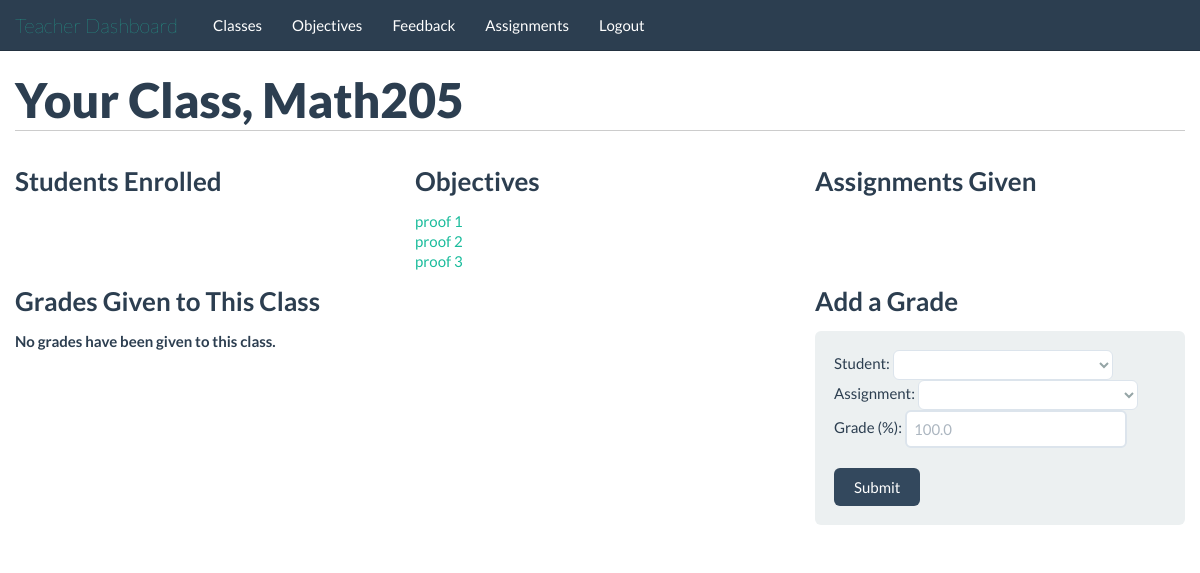
/teachers/class/3/ (signed in), run on an earlier commit of the app's database.
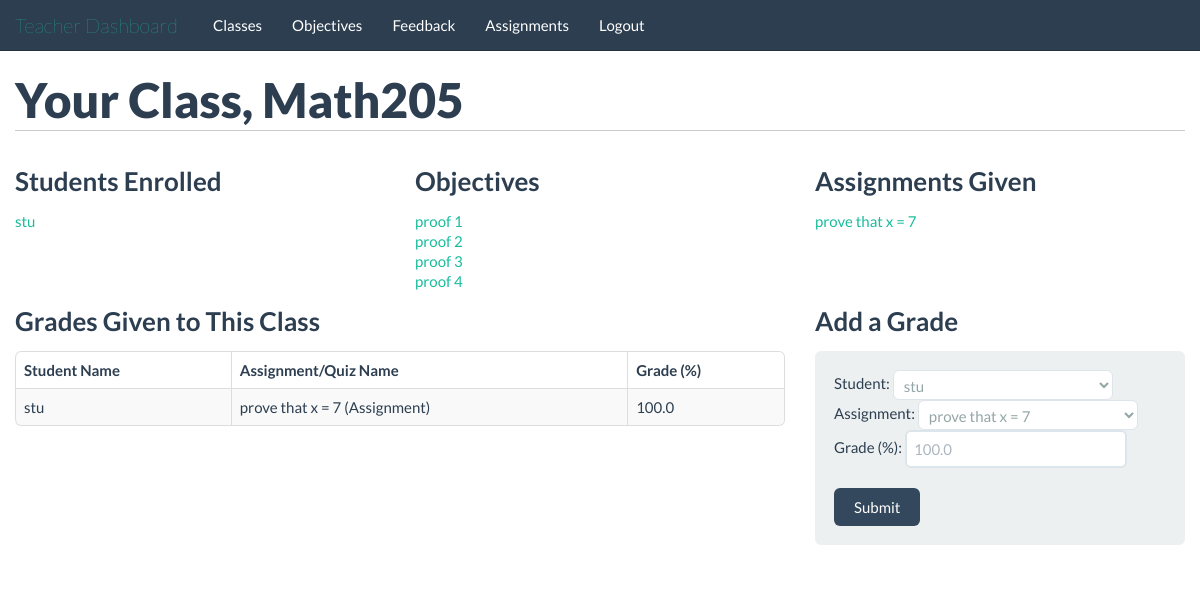
And on a later commit of the database.
### tables this page shows
CREATE TABLE classes(
id INTEGER PRIMARY KEY,
teacher_id INTEGER,
name TEXT,
FOREIGN KEY(teacher_id) REFERENCES people(id)
);

CREATE TABLE topics(
id INTEGER PRIMARY KEY,
class_id INTEGER,
name TEXT,
FOREIGN KEY(class_id) REFERENCES classes(id)
);

CREATE TABLE people(
id INTEGER PRIMARY KEY,
isTeacher INTEGER,
username TEXT,
password TEXT,
salt TEXT,
name TEXT,
email TEXT
);

CREATE TABLE assignments(
id INTEGER PRIMARY KEY,
class_id INTEGER,
gets_file INTEGER,
turn_in INTEGER,
name TEXT,
description BLOB,
due_date TEXT, topic_id INTEGER,
FOREIGN KEY(class_id) REFERENCES classes(id)
);

CREATE TABLE assignment_grades(
id INTEGER PRIMARY KEY,
student_id INTEGER,
assignment_id INTEGER,
grade REAL,
FOREIGN KEY(student_id) REFERENCES people(id),
FOREIGN KEY(assignment_id) REFERENCES assignments(id)
);

### application/teachers.py (the view)
@app.route('/teachers/class/<class_id>/')
@validate_teacher
def class_page(class_id=None):
	class_name = query_db("select name from classes where id=?", [class_id])
	class_name = class_name[0][0]
	return render_template('/teachers/class_page.html', class_id=class_id, class_name=class_name, topics=get_class_topic(class_id), assignments=get_class_assign(class_id), students=get_students_class(class_id), grades=get_class_grades(class_id))

### application/db_connect.py (called while the page is built)
def get_db():
    db = getattr(g, '_database', None)
    if db is None:
        db = g._database = sqlite3.connect(DATABASE)
    return db

@app.teardown_appcontext
def close_connection(exception):
    db = getattr(g, '_database', None)
    if db is not None:
        db.close()

def query_db(query, args=(), one=False):
    cursor = get_db().execute(query, args)
    returnval = cursor.fetchall()
    cursor.close()
    return (returnval[0] if returnval else None) if one else returnval

def validate_teacher(func):
	@wraps(func)
	def f(*args, **kwds):
		if not 'isTeacher' in session:
			return redirect("/")
		if session['isTeacher'] == 0:
			return redirect("/students/")
		return func(*args, **kwds)
	return f

def get_class_topic(class_id):
	topic_data = query_db("select id, name from topics where class_id=?", [class_id])
	topics = []
	for topic in topic_data:
		topic_dict_class = {}
		topic_dict_class['id'] = topic[0]
		topic_dict_class['name'] = topic[1]
		topics.append(topic_dict_class)
	return topics

def get_class_assign(class_id):
	assignment_data = query_db("select id, name, due_date from assignments where topic_id=(select id from topics where class_id=?);", [class_id])
	assignments = []
	for assignment in assignment_data:
		assignment_dict_class = {}
		assignment_dict_class['id'] = assignment[0]
		assignment_dict_class['name'] = str(assignment[1])
		assignment_dict_class['due_date'] = assignment[2]
		assignments.append(assignment_dict_class)
	return assignments

def get_students_class(class_id):
	student_data = query_db("SELECT people.id, name FROM people JOIN roster ON roster.people_id=people.id WHERE roster.class_id=?;", [class_id])
	student_class = []
	for student in student_data:
		student_dict = {}
		student_dict['id'] = student[0]
		student_dict['name'] = student[1]
		student_class.append(student_dict)
	return student_class

### application/templates/teachers/class_page.html (shortened to what this page needs)
{% extends "/teachers/base_template.html" %}
	{% block body %}
		<div class="container">
			<div class="row">
				<div class="span12">
					<h1>Your Class, {{class_name}}</h1>
				</div>
			</div>
			<div class="row">
				<div class="span4">
					<h2>Students Enrolled</h2>
					<ul>
						{% for student in students %}
							<li><a href="/people/{{student.id}}/">{{student.name}}</a></li>
						{% endfor %}
					</ul>
				</div>
				<div class="span4">
					<h2>Objectives</h2>
					<ul>
						{% for topic in topics %}
							<li><a href="/teachers/objectives/{{topic.id}}/">{{topic.name}}</a></li>
						{% endfor %}
					</ul>
				</div>
				<div class="span4">
					<h2>Assignments Given</h2>
					<ul>
						{% for assignment in assignments %}
							<li><a href="/teachers/assignments/{{assignment.id}}/">{{assignment.name}}</a></li>
						{% endfor %}
					</ul>
				</div>
			</div>
			<div class="row">
				<div class="span8">
					<h2>Grades Given to This Class</h2>
					{% if grades %}
						<table class="table table-striped table-hover table-bordered">
							<thead>
								<tr>
									<th>Student Name</th>
									<th>Assignment/Quiz Name</th>
									<th>Grade (%)</th>
								</tr>
							</thead>
							<tbody>
								{% for grade in grades %}
									<tr>
										<td>{{grade.student_name}}</td>
										<td>{{grade.thing_name}}</td>
										<td>{{grade.grade}}</td>
									</tr>
								{% endfor %}
							</tbody>
						</table>
					{% else %}
						<p><strong>No grades have been given to this class.</strong></p>
					{% endif %}
				</div>
				<div class="span4">
					<h2>Add a Grade</h2>
					<form action="/teachers/grades/add/{{class_id}}/" method="POST" class="form-horizontal well">
						<fieldset>
							<div><span>Student: </span>
								<select name="student"  required>
									{% for student in students %}
										<option value="{{student.id}}">{{student.name}}</option>
									{% endfor %}
								</select>
							</div>
							<div><span>Assignment: </span>
								<select name="assignment" required>
									{% for assignment in assignments %}
										<option value="{{assignment.id}}">{{assignment.name}}</option>
									{% endfor %}
								</select>
							</div>
							<div><span>Grade (%): </span><input  required type="number" name="grade" placeholder="100.0" min="0" max="100" step="0.1"/></div>
							<br/><input type="submit" class="btn btn-primary" />
						</fieldset>
					</form>
				</div>
			</div>
		</div>
	{% endblock %}

### application/templates/teachers/base_template.html (shortened to what this page needs)
{% set navigation_items = [
	('/teachers/classes/', 'classes', 'Classes'),
	('/teachers/objectives/', 'objectives', 'Objectives'),
	('/teachers/feedback/', 'feedback', 'Feedback'),
	('/teachers/assignments/', 'assignments', 'Assignments'),
	('/logout/', 'logout', 'Logout'),
] -%}
{% set active_page = active_page -%}
<!doctype html>
<html>
	<head>
		<link href="/static/bootstrap.min.css" rel="stylesheet" />
		<link href="/static/bootstrap-responsive.css" rel="stylesheet" />
	</head>
	<body>
		<header>
			<nav class="navbar navbar-fixed-top">
				<div class="navbar-inner">
					<div class="container">
						<a class="brand" href="/teachers/">Teacher Dashboard</a>
						<div class="nav-collapse collapse">
							<ul class="nav" id="main-menu-left">
								{% for link_href, link_name, link_text in navigation_items %}
									<li
										{% if link_name == active_page %} class="active"{% endif%}>
										<a href="{{ link_href|e }}">{{ link_text|e }}</a>
									</li>
								{% endfor %}
							</ul>
						</div>
					</div>
				</div>
			</nav>
		</header>
		<main>
			{% block body %}{% endblock %}
		</main>
	</body>
</html>

### application/templates/teachers/base_template.html (style rules this page uses)
main { margin-top: 70px; }
h1 { border-bottom: 1px solid #ccc; padding-bottom: 10px; margin-bottom: 20px; }
h2 { font-size: 26px; }

### application/templates/teachers/class_page.html (style rules this page uses)
ul { list-style-type: none; margin: 0; }

What changed in the data, as far as the page shows it:
added people: name "stu"
added topics: name "proof 4"
added assignments: name "prove that x = 7"
added assignment_grades: student_name "stu", thing_name "prove that x = 7 (Assignment)", grade "100.0"
Also different on the page:
form field student: (not shown) → "stu"
form field assignment: (not shown) → "prove that x = 7"
text no longer shown: "No grades have been given to this class."
text now shown: "Student Name Assignment/Quiz Name Grade (%)"
